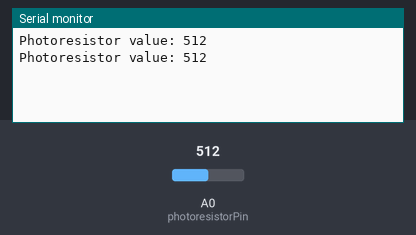
A sketch run on a simulated Arduino Uno, built with avr-gcc and run on an emulated ATmega328P. Shown: the last lines printed to the serial monitor. Inputs (shaded band) come from the test bench; at power-on: A0 (photoresistorPin) = 512.

Above: at 1.8 s.
1.9 s: A0 (photoresistorPin) set to 716
At 2.8 s:
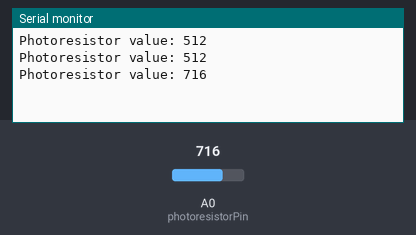
3.4 s: A0 (photoresistorPin) set to 900
At 4.8 s:
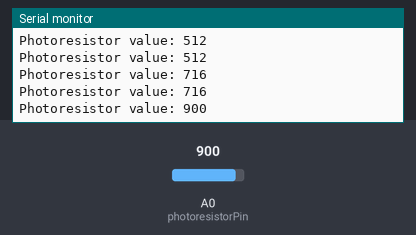
Timing chart, 0 to 6.4 s (numbered marks = the images above; inputs shaded):
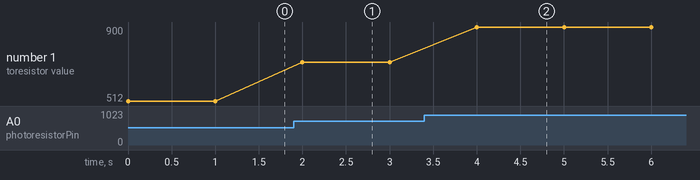

The sketch:

KY-018_2crt012_Example.ino
```cpp
const int photoresistorPin = A0;   // Assigning the analog input pin A0 to a variable
int photoresistorValue = 0;        // Initializing the variable to store the photoresistor value

void setup() {
  Serial.begin(9600);             // Starting the serial communication at 9600 bits per second
}

void loop() {
  photoresistorValue = analogRead(photoresistorPin);   // Reading the analog value from the photoresistor pin
  Serial.print("Photoresistor value: ");              // Printing the value on the serial monitor
  Serial.println(photoresistorValue);
  delay(1000);                                        // Waiting for 1 second before repeating the loop
}
```

Measured:
- after the input at 1.9 s, the serial monitor: prints a new line after 0.10 s (image 1)
- after the input at 3.4 s, the serial monitor: prints a new line after 0.60 s (image 2)
- plotted number 1: 512 → 716 after the input at 1.9 s, 716 → 900 after the input at 3.4 s
